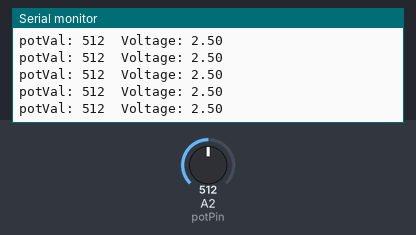
This sketch was run on a simulated Arduino Uno, built with avr-gcc and run on an emulated ATmega328P. Shown: the last lines printed to the serial monitor. The inputs (shaded band) are chosen by the test bench; at power-on: A2 (potPin) = 512.

Above: at 1.2 s.
1.3 s: A2 (potPin) set to 716
At 1.32 s:
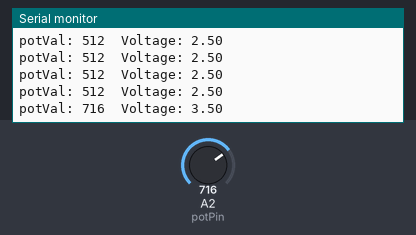
2.8 s: A2 (potPin) set to 900
At 2.83 s:
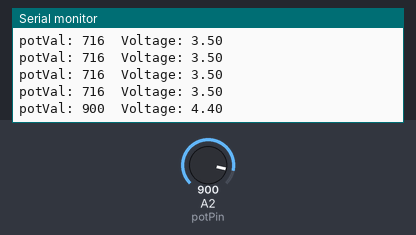
Timing chart, 0 to 5.8 s (numbered marks = the images above; inputs shaded):
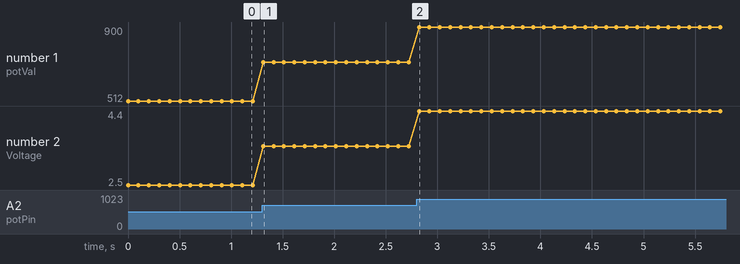

Measured:
- after the input at 1.3 s, the serial monitor: prints a new line at once (image 1)
- after the input at 2.8 s, the serial monitor: prints a new line at once (image 2)
- plotted number 1: 512 → 716 after the input at 1.3 s, 716 → 900 after the input at 2.8 s
- plotted number 2: 2.5 → 3.5 after the input at 1.3 s, 3.5 → 4.4 after the input at 2.8 s

The sketch:

analogPotReading.ino
```cpp
int potPin=A2;
int potVal;
int br=9600;
int waitT=100;
float volts;

void setup() {
  // put your setup code here, to run once:
  pinMode(potPin,INPUT);
  Serial.begin(br);
}

void loop() {
  // put your main code here, to run repeatedly:
  potVal=analogRead(potPin);
  volts=(5./1023.)*potVal;
  Serial.print("potVal: ");
  Serial.print(potVal);
  Serial.print("  Voltage: ");
  Serial.println(volts);

  delay(waitT);
}
```
